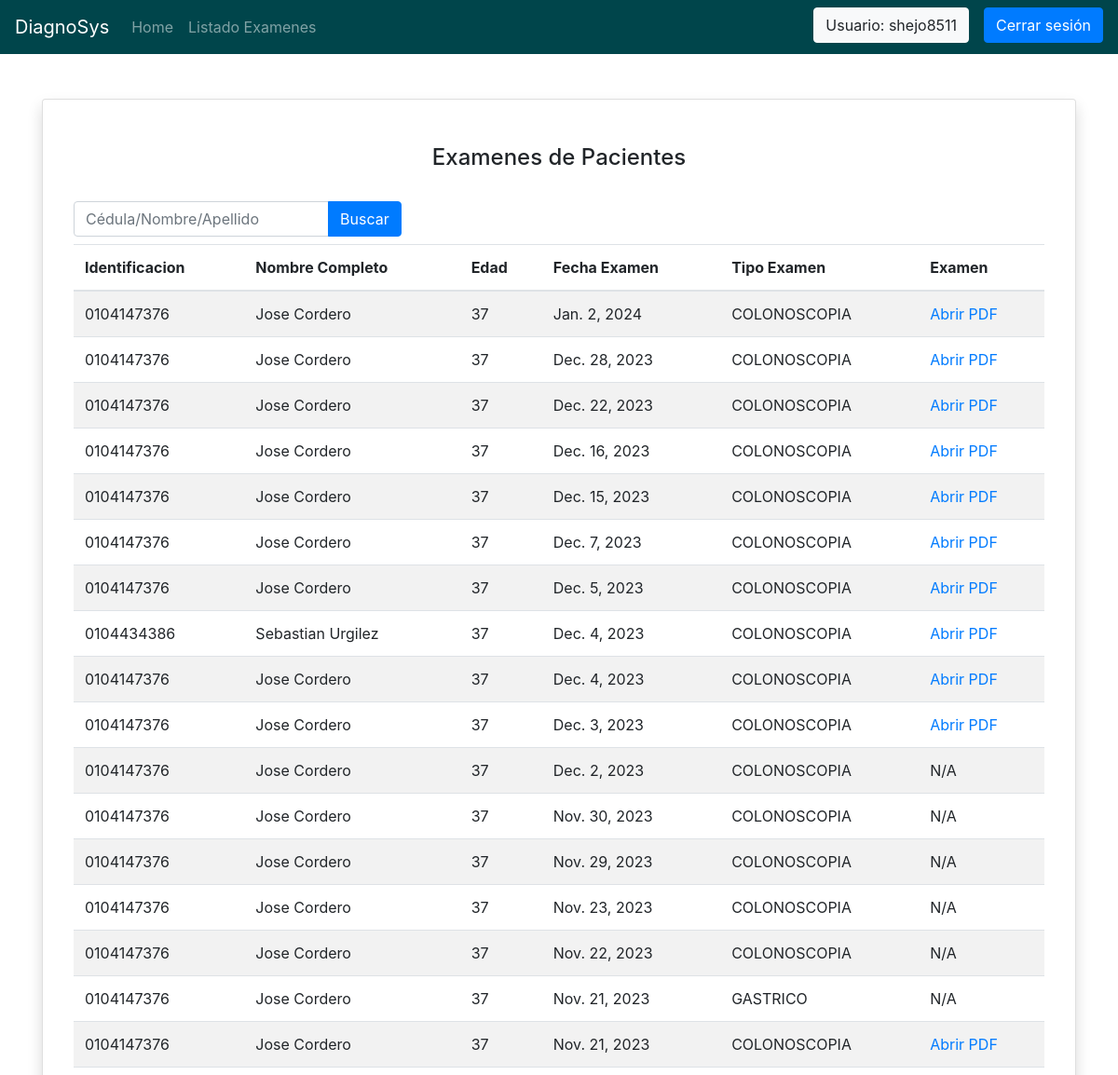
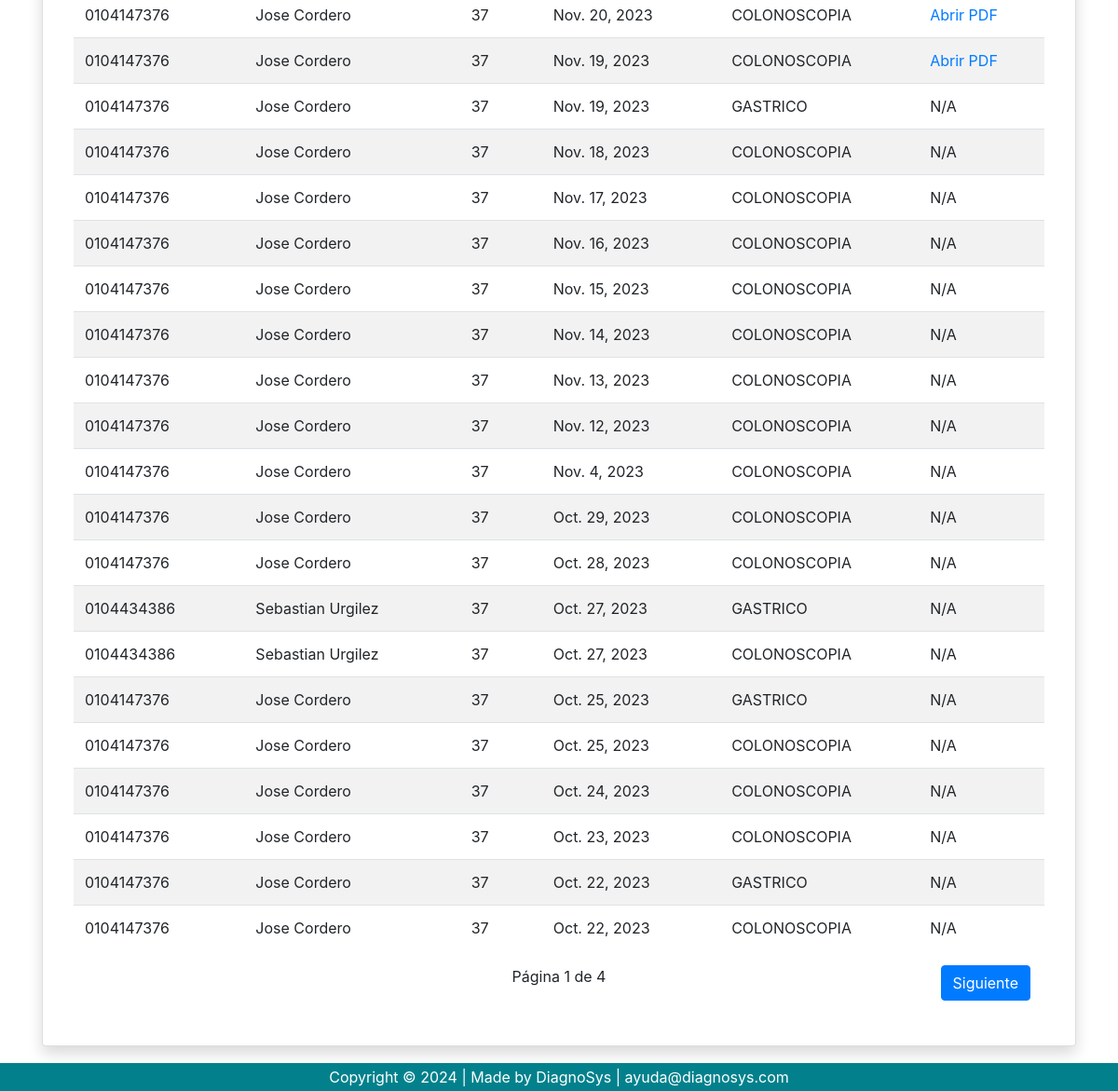
Page /patient/list_patients/ (signed in) on the committed database (2 pictures, top to bottom).
### patient/models.py (models this page shows)
class PatientExam(models.Model):
    patient = models.ForeignKey(Patient,verbose_name='Paciente',on_delete=models.PROTECT)
    type_exam = models.ForeignKey(TypeExam,verbose_name='Tipo Examen',on_delete=models.PROTECT)
    company = models.ForeignKey(Company,verbose_name='Empresa',on_delete=models.PROTECT)
    date_exam = models.DateField(blank=True, null=True)
    exam_url = models.CharField(verbose_name='Url-PDF',max_length=5000,blank=True, null=True)
    diagnostic_general = models.CharField(verbose_name="Diagnostico General", max_length=2500, blank=True, null=True, default="")
    create_by = models.ForeignKey(to=settings.AUTH_USER_MODEL, on_delete=models.PROTECT, related_name='patex_create_by', null=True)
    date_creation = models.DateTimeField(auto_now=True,null=True)
    update_by = models.ForeignKey(to=settings.AUTH_USER_MODEL, on_delete=models.PROTECT, related_name='patex_update_by', null=True)
    date_updated = models.DateTimeField(auto_now=True,null=True)
    enabled = models.BooleanField(default=True)
    class Meta:
        verbose_name = 'Paciente Examen'
        verbose_name_plural = 'Examenes del Pacientes'
        ordering = ('id',)

class Patient(models.Model):
    full_name = models.CharField(verbose_name='Nombres',max_length=100)
    identification = models.CharField(verbose_name='Identificacion',max_length=10)
    company = models.ForeignKey(Company,verbose_name='Empresa',on_delete=models.PROTECT)
    birthday = models.DateField(blank=True, null=True)
    age = models.IntegerField(blank=True, null=True)
    create_by = models.ForeignKey(to=settings.AUTH_USER_MODEL, on_delete=models.PROTECT, related_name='pat_create_by', null=True)
    date_creation = models.DateTimeField(auto_now=True,null=True)
    update_by = models.ForeignKey(to=settings.AUTH_USER_MODEL, on_delete=models.PROTECT, related_name='pat_update_by', null=True)
    date_updated = models.DateTimeField(auto_now=True,null=True)
    enabled = models.BooleanField(default=True)
    class Meta:
        verbose_name = 'Paciente'
        verbose_name_plural = 'Pacientes'
        ordering = ('id',)

### exam/models.py (models this page shows, shortened)
class TypeExam(models.Model):
    name = models.CharField(verbose_name='Nombre',max_length=50,unique=True)
    description = models.TextField(max_length=10000)
    create_by = models.ForeignKey(to=settings.AUTH_USER_MODEL, on_delete=models.PROTECT, related_name='tyexm_create_by', null=True)
    date_creation = models.DateTimeField(auto_now=True,null=True)
    update_by = models.ForeignKey(to=settings.AUTH_USER_MODEL, on_delete=models.PROTECT, related_name='tyexm_update_by', null=True)
    date_updated = models.DateTimeField(auto_now_add=True,null=True)
    enabled = models.BooleanField(default=True)
    class Meta:
        verbose_name = 'Tipo Examen'
        verbose_name_plural = 'Tipos de Examenes'
        ordering = ('name',)

### patient/views.py (the view)
# urls.py: path('list_patients/', views.listPatientExam, name='list_patients'),
@login_required
def listPatientExam(request):
    company = Company.objects.filter(user_id=request.user.id).first()
    search_term = request.GET.get('search_term')
    if company:
        if search_term:
            print("----search_term: "+str(search_term))
            listPatientExam = PatientExam.objects.filter(
                Q(patient__identification__icontains=search_term) | Q(patient__full_name__icontains=search_term)
            ).order_by('-date_exam')
        else:
            listPatientExam = PatientExam.objects.filter(company=company.id).order_by('-date_creation')
        paginator = Paginator(listPatientExam, 10)  # Especifica el número de elementos por página
        page_number = request.GET.get('page')  # Obtiene el número de página actual de los parámetros de la URL
        page = paginator.get_page(page_number)  # Obtiene la página solicitada
        context = {'listPatientExam':listPatientExam,'company':company,'page':page}
        return render(request,'list_patient.html',context)

### patient/templates/list_patient.html (shortened to what this page needs)
{% extends 'base.html' %}
{% block content %}
<div class="container">
    <div class="card border-2 shadow rounded-3 my-5">
        <div class="card-body p-4 p-sm-5">
            <h4 class="text-center" >Examenes de Pacientes </h4></br>
            <div class="row">
                <form id="search-form">
                    <div class="input-group mb-2">
                        <input type="text" class="form-control" name="search_term" placeholder="Cédula/Nombre/Apellido" style="max-width: 80%;">
                        <div class="input-group-append">
                            <button class="btn btn-primary" type="submit">Buscar</button>
                        </div>
                    </div>
                </form>
                <table class="table table-striped">
                    <thead>
                    <tr>
                        <th scope="col">Identificacion</th>
                        <th scope="col">Nombre Completo</th>
                        <th scope="col">Edad</th>
                        <th scope="col">Fecha Examen</th>
                        <th scope="col">Tipo Examen</th>
                        <th scope="col">Examen</th>
                    </tr>
                    </thead>
                    <tbody>
                        {% for objeto in listPatientExam %}
                        <tr>
                            <td id="identification">{{ objeto.patient.identification }}</td>
                            <td>{{ objeto.patient.full_name }}</td>
                            <td>{{ objeto.patient.age }}</td>
                            <td id="date_exam">{{ objeto.date_exam }}</td>
                            <td>{{ objeto.type_exam.name }}</td>
                            {% if objeto.exam_url %}
                                <td><a href="{% url 'abrir_pdf' objeto.id %}" target="_blank">Abrir PDF</a></td>
                            {% else %}
                                <td>N/A</td>
                            {% endif %}
                        </tr>
                        {% endfor %}
                    </tbody>
                </table>
            </div>
            <div class="row">
            <div class="col">
            </div>
            <div class="col text-center">
                Página {{ page.number }} de {{ page.paginator.num_pages }}
            </div>
            <div class="col text-right">
                {% if page.has_next %}
                    <a class="btn btn-primary" href="?page={{ page.next_page_number }}">Siguiente</a>
                {% endif %}
            </div>
        </div>
    </div>
</div>
{% endblock %}

### user/templates/base.html (shortened to what this page needs)
{% load static %}
<!DOCTYPE html>
<html lang="en">
<head>
    <link rel="stylesheet" href="https://stackpath.bootstrapcdn.com/bootstrap/4.5.0/css/bootstrap.min.css">
    <link rel="stylesheet" href="https://maxcdn.bootstrapcdn.com/font-awesome/4.7.0/css/font-awesome.min.css">
</head>
<body>
    <nav class="navbar navbar-expand-md navbar-dark">
        <a class="navbar-brand" href="{% url 'home' %}">DiagnoSys</a>
        {% if user.is_authenticated %}
        <div class="collapse navbar-collapse" id="collapsibleNavbar">
            <ul class="navbar-nav">
                <li class="nav-item">
                    <a class="nav-link" href="{% url 'home' %}">Home</a>
                </li>
                <li class="nav-item">
                    <a class="nav-link" href="{% url 'list_patients' %}">Listado Examenes</a>
                </li>
            </ul>
          <div class="navbar-nav ml-auto action-buttons mb-1">
             <a href="{% url 'company_edit' company_id=company.id %}" class="mr-3 btn btn-light">Usuario: {{user.username}}</a>
              <a class="btn btn-primary" href="{% url 'signout' %}" role="button">Cerrar sesión</a>
            </div>
        </div>
        {% endif %}
    </nav>
    {% block content %}
    {% endblock %}
    <footer class="footer" >
        <div class='cr-con'>Copyright &copy; 2024 | Made by DiagnoSys | <a href="mailto:ayuda@diagnosys.com" class="text-white">ayuda@diagnosys.com</a></div>
    </footer>
</body>
</html>

### user/templates/base.html (style rules this page uses)
nav { margin-bottom: 20px; background-color: #00454b; }
footer { background-color: #02818c; margin-top: 20px; }
footer .cr-con { background-color: #02818c; position: fixed; bottom: 0; left: 0; right: 0; width: 100%; color: white; padding: 0.2rem 2rem; text-align: center; }

### rows in the picture
PatientExam: patient.identification "0104147376", patient.full_name "Jose Cordero", patient.age "37", date_exam "Jan. 2, 2024", type_exam.name "COLONOSCOPIA", shows "Abrir PDF"
PatientExam: patient.identification "0104147376", patient.full_name "Jose Cordero", patient.age "37", date_exam "Dec. 28, 2023", type_exam.name "COLONOSCOPIA", shows "Abrir PDF"
PatientExam: patient.identification "0104147376", patient.full_name "Jose Cordero", patient.age "37", date_exam "Dec. 22, 2023", type_exam.name "COLONOSCOPIA", shows "Abrir PDF"
PatientExam: patient.identification "0104147376", patient.full_name "Jose Cordero", patient.age "37", date_exam "Dec. 16, 2023", type_exam.name "COLONOSCOPIA", shows "Abrir PDF"
PatientExam: patient.identification "0104147376", patient.full_name "Jose Cordero", patient.age "37", date_exam "Dec. 15, 2023", type_exam.name "COLONOSCOPIA", shows "Abrir PDF"
PatientExam: patient.identification "0104147376", patient.full_name "Jose Cordero", patient.age "37", date_exam "Dec. 7, 2023", type_exam.name "COLONOSCOPIA", shows "Abrir PDF"
PatientExam: patient.identification "0104147376", patient.full_name "Jose Cordero", patient.age "37", date_exam "Dec. 5, 2023", type_exam.name "COLONOSCOPIA", shows "Abrir PDF"
PatientExam: patient.identification "0104434386", patient.full_name "Sebastian Urgilez", patient.age "37", date_exam "Dec. 4, 2023", type_exam.name "COLONOSCOPIA", shows "Abrir PDF"
PatientExam: patient.identification "0104147376", patient.full_name "Jose Cordero", patient.age "37", date_exam "Dec. 4, 2023", type_exam.name "COLONOSCOPIA", shows "Abrir PDF"
PatientExam: patient.identification "0104147376", patient.full_name "Jose Cordero", patient.age "37", date_exam "Dec. 3, 2023", type_exam.name "COLONOSCOPIA", shows "Abrir PDF"
PatientExam: patient.identification "0104147376", patient.full_name "Jose Cordero", patient.age "37", date_exam "Dec. 2, 2023", type_exam.name "COLONOSCOPIA", shows "N/A"
PatientExam: patient.identification "0104147376", patient.full_name "Jose Cordero", patient.age "37", date_exam "Nov. 30, 2023", type_exam.name "COLONOSCOPIA", shows "N/A"
PatientExam: patient.identification "0104147376", patient.full_name "Jose Cordero", patient.age "37", date_exam "Nov. 29, 2023", type_exam.name "COLONOSCOPIA", shows "N/A"
PatientExam: patient.identification "0104147376", patient.full_name "Jose Cordero", patient.age "37", date_exam "Nov. 23, 2023", type_exam.name "COLONOSCOPIA", shows "N/A"
PatientExam: patient.identification "0104147376", patient.full_name "Jose Cordero", patient.age "37", date_exam "Nov. 22, 2023", type_exam.name "COLONOSCOPIA", shows "N/A"
PatientExam: patient.identification "0104147376", patient.full_name "Jose Cordero", patient.age "37", date_exam "Nov. 21, 2023", type_exam.name "GASTRICO", shows "N/A"
PatientExam: patient.identification "0104147376", patient.full_name "Jose Cordero", patient.age "37", date_exam "Nov. 21, 2023", type_exam.name "COLONOSCOPIA", shows "Abrir PDF"
PatientExam: patient.identification "0104147376", patient.full_name "Jose Cordero", patient.age "37", date_exam "Nov. 20, 2023", type_exam.name "COLONOSCOPIA", shows "Abrir PDF"
PatientExam: patient.identification "0104147376", patient.full_name "Jose Cordero", patient.age "37", date_exam "Nov. 19, 2023", type_exam.name "COLONOSCOPIA", shows "Abrir PDF"
PatientExam: patient.identification "0104147376", patient.full_name "Jose Cordero", patient.age "37", date_exam "Nov. 19, 2023", type_exam.name "GASTRICO", shows "N/A"
PatientExam: patient.identification "0104147376", patient.full_name "Jose Cordero", patient.age "37", date_exam "Nov. 18, 2023", type_exam.name "COLONOSCOPIA", shows "N/A"
PatientExam: patient.identification "0104147376", patient.full_name "Jose Cordero", patient.age "37", date_exam "Nov. 17, 2023", type_exam.name "COLONOSCOPIA", shows "N/A"
PatientExam: patient.identification "0104147376", patient.full_name "Jose Cordero", patient.age "37", date_exam "Nov. 16, 2023", type_exam.name "COLONOSCOPIA", shows "N/A"
PatientExam: patient.identification "0104147376", patient.full_name "Jose Cordero", patient.age "37", date_exam "Nov. 15, 2023", type_exam.name "COLONOSCOPIA", shows "N/A"
PatientExam: patient.identification "0104147376", patient.full_name "Jose Cordero", patient.age "37", date_exam "Nov. 14, 2023", type_exam.name "COLONOSCOPIA", shows "N/A"
PatientExam: patient.identification "0104147376", patient.full_name "Jose Cordero", patient.age "37", date_exam "Nov. 13, 2023", type_exam.name "COLONOSCOPIA", shows "N/A"
PatientExam: patient.identification "0104147376", patient.full_name "Jose Cordero", patient.age "37", date_exam "Nov. 12, 2023", type_exam.name "COLONOSCOPIA", shows "N/A"
PatientExam: patient.identification "0104147376", patient.full_name "Jose Cordero", patient.age "37", date_exam "Nov. 4, 2023", type_exam.name "COLONOSCOPIA", shows "N/A"
PatientExam: patient.identification "0104147376", patient.full_name "Jose Cordero", patient.age "37", date_exam "Oct. 29, 2023", type_exam.name "COLONOSCOPIA", shows "N/A"
PatientExam: patient.identification "0104147376", patient.full_name "Jose Cordero", patient.age "37", date_exam "Oct. 28, 2023", type_exam.name "COLONOSCOPIA", shows "N/A"
PatientExam: patient.identification "0104434386", patient.full_name "Sebastian Urgilez", patient.age "37", date_exam "Oct. 27, 2023", type_exam.name "GASTRICO", shows "N/A"
PatientExam: patient.identification "0104434386", patient.full_name "Sebastian Urgilez", patient.age "37", date_exam "Oct. 27, 2023", type_exam.name "COLONOSCOPIA", shows "N/A"
PatientExam: patient.identification "0104147376", patient.full_name "Jose Cordero", patient.age "37", date_exam "Oct. 25, 2023", type_exam.name "GASTRICO", shows "N/A"
PatientExam: patient.identification "0104147376", patient.full_name "Jose Cordero", patient.age "37", date_exam "Oct. 25, 2023", type_exam.name "COLONOSCOPIA", shows "N/A"
PatientExam: patient.identification "0104147376", patient.full_name "Jose Cordero", patient.age "37", date_exam "Oct. 24, 2023", type_exam.name "COLONOSCOPIA", shows "N/A"
PatientExam: patient.identification "0104147376", patient.full_name "Jose Cordero", patient.age "37", date_exam "Oct. 23, 2023", type_exam.name "COLONOSCOPIA", shows "N/A"
PatientExam: patient.identification "0104147376", patient.full_name "Jose Cordero", patient.age "37", date_exam "Oct. 22, 2023", type_exam.name "GASTRICO", shows "N/A"
PatientExam: patient.identification "0104147376", patient.full_name "Jose Cordero", patient.age "37", date_exam "Oct. 22, 2023", type_exam.name "COLONOSCOPIA", shows "N/A"

### other values in the picture
{{ user.username }} "shejo8511"
{{ page.number }} "1"
{{ page.paginator.num_pages }} "4"
